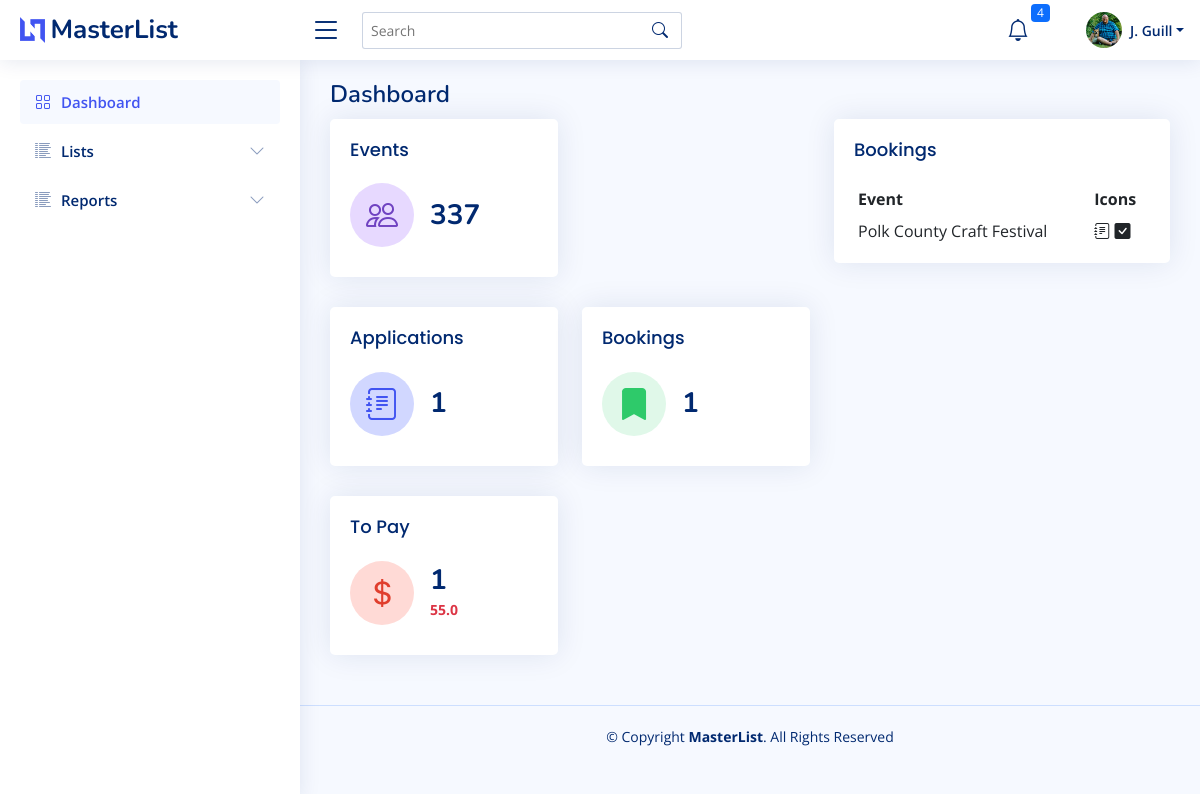
The page /home (signed in) on the database as committed earlier.
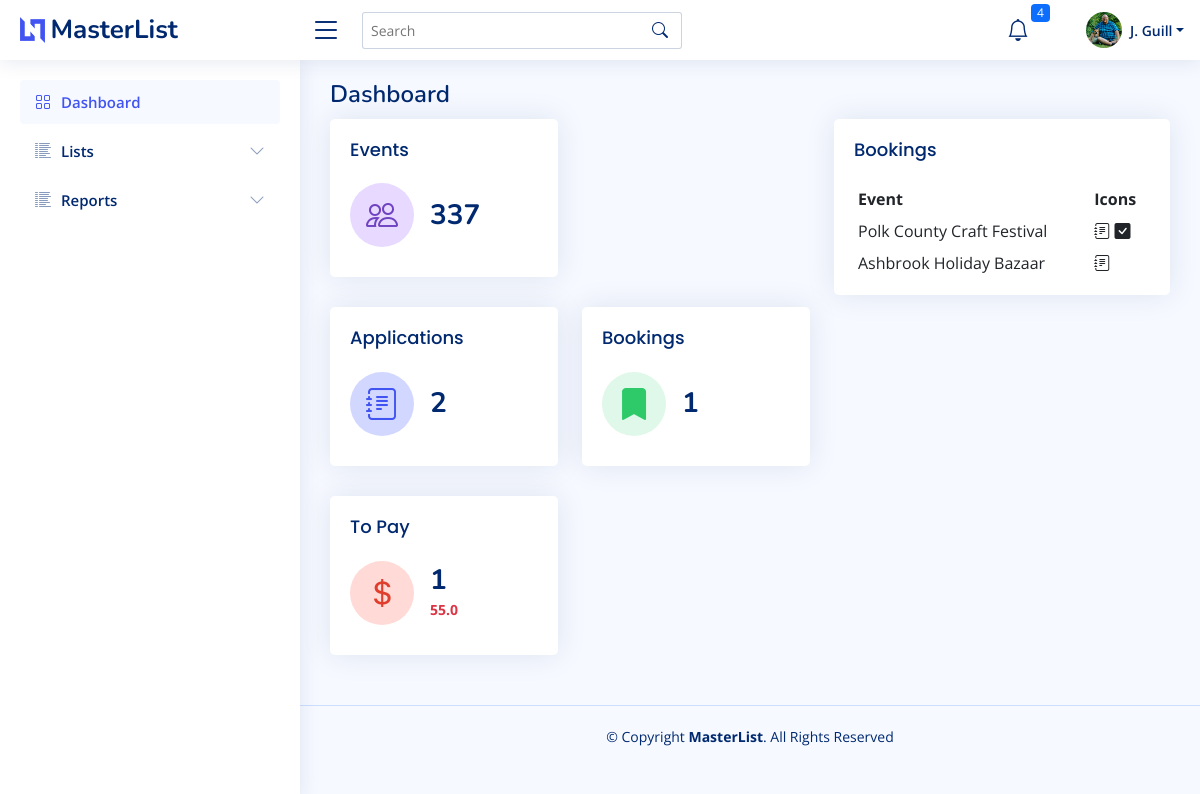
The same page on the database as committed later.
### bazaar/models.py (models this page shows, shortened)
class User(db.Model, UserMixin):
    id = db.Column(db.Integer, primary_key=True)
    firstname = db.Column(db.String(150))
    lastname = db.Column(db.String(150))
    company = db.Column(db.String(150))
    title = db.Column(db.String(50))
    aboutme = db.Column(db.Text)
    address = db.Column(db.String(150))
    city = db.Column(db.String(150))
    state = db.Column(db.String(2))
    postalcode = db.Column(db.String(20))
    phone = db.Column(db.String(20))
    email = db.Column(db.String(150), unique=True)
    dob = db.Column(db.Date)
    avatar_filename = db.Column(db.Text)
    avatar_url = db.Column(db.String(250))
    twitter = db.Column(db.String(255))
    instagram = db.Column(db.String(255))
    facebook = db.Column(db.String(255))
    linkedin = db.Column(db.String(255))
    username = db.Column(db.String(150), unique=True)
    password = db.Column(db.String(150))
    date_created = db.Column(db.DateTime(timezone=True), server_default=func.now())
    def fullname(self):
        return self.firstname + " " + self.lastname

class Booking(db.Model):
    id = db.Column(db.Integer, primary_key=True)
    kd_appopen_new = db.Column(db.Date)
    kd_appopen_return = db.Column(db.Date)
    kd_appdeadline_new = db.Column(db.Date)
    kd_appdeadline_return = db.Column(db.Date)
    cl_appsubmission = db.Column(db.Boolean, default=False)
    cl_appapproved = db.Column(db.Boolean, default=False)
    cl_feepaid = db.Column(db.Boolean, default=False)
    cl_electrequest = db.Column(db.Boolean, default=False)
    cl_sendproductpic = db.Column(db.Boolean, default=False)
    cl_sendlogo = db.Column(db.Boolean, default=False)
    cl_sendbio = db.Column(db.Boolean, default=False)
    info_wifipassword = db.Column(db.String(100))
    info_datestart = db.Column(db.Date)
    info_dateend = db.Column(db.Date)
    info_timestart = db.Column(db.Time)
    info_timeend = db.Column(db.Time)
    info_loadindatetime = db.Column(db.DateTime)
    info_loadoutdatetime = db.Column(db.DateTime)
    info_boothfee = db.Column(db.Float)
    info_whatfeeincludes = db.Column(db.Text)
    info_boothlocation = db.Column(db.String(100))
    cl_wifiavailable = db.Column(db.Boolean, default=False)
    cl_foodavailable = db.Column(db.Boolean, default=False)
    info_foodpurchase = db.Column(db.String(100))
    date_created = db.Column(db.DateTime(timezone=True), server_default=func.now())
    date_updated = db.Column(db.DateTime(timezone=True), onupdate=func.now())
    eventid = db.Column(db.Integer, db.ForeignKey('master_list.id'))
    notes = db.relationship("Notes", backref=backref("booking_notes", uselist=False))
    event = db.relationship("MasterList", backref=backref("booking_event", uselist=False))

class MasterList(db.Model):
    id = db.Column(db.Integer, primary_key=True)
    event_name = db.Column(db.String(150))
    january = db.Column(db.Boolean, default=False)
    february = db.Column(db.Boolean, default=False)
    march = db.Column(db.Boolean, default=False)
    april = db.Column(db.Boolean, default=False)
    may = db.Column(db.Boolean, default=False)
    june = db.Column(db.Boolean, default=False)
    july = db.Column(db.Boolean, default=False)
    august = db.Column(db.Boolean, default=False)
    september = db.Column(db.Boolean, default=False)
    october = db.Column(db.Boolean, default=False)
    november = db.Column(db.Boolean, default=False)
    december = db.Column(db.Boolean, default=False)
    first = db.Column(db.Boolean, default=True)
    second = db.Column(db.Boolean, default=True)
    third = db.Column(db.Boolean, default=True)
    fourth = db.Column(db.Boolean, default=True)
    last = db.Column(db.Boolean, default=True)
    friday = db.Column(db.Boolean, default=False)
    saturday = db.Column(db.Boolean, default=False)
    sunday = db.Column(db.Boolean, default=False)
    monday = db.Column(db.Boolean, default=False)
    tuesday = db.Column(db.Boolean, default=False)
    wednesday = db.Column(db.Boolean, default=False)
    thursday = db.Column(db.Boolean, default=False)
    updated = db.Column(db.Date)
    imagesrc = db.Column(db.Text)
    attendance = db.Column(db.Integer)
    exibitors = db.Column(db.Integer)
    website = db.Column(db.Text)
    dates_text = db.Column(db.Text)
    type_bazaar = db.Column(db.Boolean, default=False)
    type_holiday = db.Column(db.Boolean, default=False)
    type_art = db.Column(db.Boolean, default=False)
    type_festival = db.Column(db.Boolean, default=False)
    type_flea = db.Column(db.Boolean, default=False)
    type_health = db.Column(db.Boolean, default=False)
    type_market = db.Column(db.Boolean, default=False)
    date_created = db.Column(db.DateTime(timezone=True), server_default=func.now())
    date_updated = db.Column(db.DateTime(timezone=True), onupdate=func.now())
    venuefk = db.Column(db.Integer, db.ForeignKey('venue.id'))
    promoterfk = db.Column(db.Integer, db.ForeignKey('promoter.id'))
    venue = db.relationship("Venue", backref=backref("venue", uselist=False))
    promoter = db.relationship("Promoter", backref=backref("promoter", uselist=False))
    notes = db.relationship("Notes", backref=backref("notes", uselist=False))

### bazaar/templates/base/base.py (the view)
@base.route("/")
@base.route("/home")
@login_required
def home():
    countrec = db.session.query(func.count(MasterList.id)).scalar()
    countapps = db.session.query(func.count(Booking.id)).filter(Booking.cl_appsubmission == True).scalar()
    countbookings = db.session.query(func.count(Booking.id)).filter(Booking.cl_appapproved == True).scalar()
    countpay = db.session.query(func.count(Booking.id)).filter(Booking.cl_appapproved == True).filter(
        Booking.cl_feepaid == False).scalar()
    amountpay = db.session.query(func.sum(Booking.info_boothfee)).filter(Booking.cl_appapproved == True).filter(
        Booking.cl_feepaid == False).scalar()
    bookings = db.session.query(Booking).filter(Booking.cl_appsubmission == True).all()
    content = {"user": User, "countrec": countrec, "countapps": countapps,
               "countbookings": countbookings, "amountpay": amountpay,
               "countpay": countpay, "bookings": bookings}
    return render_template("base/dashboard.html", **content)

### bazaar/templates/base/dashboard.html (shortened to what this page needs)
{% extends "base/base.html" %}
{% block page_title %}
    Dashboard
{% endblock page_title %}
{% block main_content %}
    <section class="section dashboard">
        <div class="row">
            <div class="col-lg-7">
                <div class="row">
                    <div class="col-xxl-4 col-lg-6 col-sm-12">
                        <div class="card info-card customers-card">
                            <div class="card-body">
                                <h5 class="card-title">Events</h5>
                                <div class="d-flex align-items-center">
                                    <div class="card-icon rounded-circle d-flex align-items-center justify-content-center">
                                        <i class="bi bi-people"></i>
                                    </div>
                                    <div class="ps-3">
                                        <h6>{{ countrec }}</h6>
                                    </div>
                                </div>
                            </div>
                        </div>
                    </div>
                </div>
                <div class="row">
                    <div class="col-xxl-4 col-lg-6 col-sm-12">
                        <div class="card info-card applications-card">
                            <div class="card-body">
                                <h5 class="card-title">Applications</h5>
                                <div class="d-flex align-items-center">
                                    <div class="card-icon rounded-circle d-flex align-items-center justify-content-center">
                                        <i class="bi bi-journal-text"></i>
                                    </div>
                                    <div class="ps-3">
                                        <h6>{{ countapps }}</h6>
                                    </div>
                                </div>
                            </div>
                        </div>
                    </div>
                    <div class="col-xxl-4 col-lg-6 col-sm-12">
                        <div class="card info-card bookings-card">
                            <div class="card-body">
                                <h5 class="card-title">Bookings</h5>
                                <div class="d-flex align-items-center">
                                    <div class="card-icon rounded-circle d-flex align-items-center justify-content-center">
                                        <i class="bi bi-bookmark-fill"></i>
                                    </div>
                                    <div class="ps-3">
                                        <h6>{{ countbookings }}</h6>
                                    </div>
                                </div>
                            </div>
                        </div>
                    </div>
                    <div class="col-xxl-4 col-lg-6 col-sm-12">
                        <div class="card info-card topay-card">
                            <div class="card-body">
                                <h5 class="card-title">To Pay</h5>
                                <div class="d-flex align-items-center">
                                    <div class="card-icon rounded-circle d-flex align-items-center justify-content-center">
                                        <i class="bi bi-currency-dollar"></i>
                                    </div>
                                    <div class="ps-3">
                                        <h6>{{ countpay }}</h6>
                                        <span class="text-danger small pt-1 fw-bold">{{ amountpay }}</span>
                                    </div>
                                </div>
                            </div>
                        </div>
                    </div>
                </div>
            </div>
            <div class="col-lg-5">
                <div class="card">
                    <div class="card-body pb-0">
                        <h5 class="card-title">Bookings</h5>
                        <table class="table table-borderless table-sm">
                            <thead>
                            <tr>
                                <th>Event</th>
                                <th>Icons</th>
                            </tr>
                            </thead>
                            <tbody>
                            {% for booking in bookings %}
                                <tr style=>
                                    <td>{{ booking.event.event_name }}</td>
                                    <td>
                                        {% if booking.cl_appsubmission %}<i class="bi bi-journal-text"></i>{% endif %}
                                        {% if booking.cl_appapproved %}
                                            <i class="bi bi-check-square-fill"></i>{% endif %}
                                    </td>
                                </tr>
                            {% endfor %}
                            </tbody>
                        </table>
                    </div>
                </div>
            </div>
        </div>
    </section>
{% endblock main_content %}

### bazaar/templates/base/base.html (shortened to what this page needs)
<!DOCTYPE html>
<html lang="en">
<head>
    <link href="https://cdn.jsdelivr.net/npm/bootstrap@5.0.2/dist/css/bootstrap.min.css" rel="stylesheet"
>
    <link href="{{ url_for('static',filename='/vendor/bootstrap-icons/bootstrap-icons.css') }}" rel="stylesheet">
    <link href="{{ url_for('static',filename='/vendor/boxicons/css/boxicons.min.css') }}" rel="stylesheet">
    <link href="{{ url_for('static',filename='css/style.css') }}" rel="stylesheet">
    <link rel="stylesheet" type="text/css" href="https://cdn.datatables.net/1.10.12/css/jquery.dataTables.min.css">
    <link rel="stylesheet" type="text/css" href="https://cdn.datatables.net/1.10.13/css/dataTables.bootstrap.min.css">
</head>
<body>
{% include 'base/header.html' %}
{% include 'base/sidebar.html' %}
<main id="main" class="main">
    <div class="pagetitle">
        <h1>{% block page_title %}Dashboard{% endblock page_title %}</h1>
    </div>
    {% block main_content %}
    {% endblock main_content %}
</main>
<footer id="footer" class="footer">
    <div class="copyright">
        &copy; Copyright <strong><span>MasterList</span></strong>. All Rights Reserved
    </div>
</footer>
</body>
</html>

### bazaar/templates/base/header.html (shortened to what this page needs)
<header id="header" class="header fixed-top d-flex align-items-center">
    <div class="d-flex align-items-center justify-content-between">
        <a href="{{ url_for('base.home') }}" class="logo d-flex align-items-center">
            <img src="{{ url_for('static',filename='img/logo.png') }}" alt="">
            <span class="d-none d-lg-block">MasterList</span>
        </a>
        <i class="bi bi-list toggle-sidebar-btn"></i>
    </div>
    <div class="search-bar">
        <form class="search-form d-flex align-items-center" method="POST" action="#">
            <input type="text" name="query" placeholder="Search" title="Enter search keyword">
            <button type="submit" title="Search"><i class="bi bi-search"></i></button>
        </form>
    </div>
    <nav class="header-nav ms-auto">
        <ul class="d-flex align-items-center">
            <li class="nav-item dropdown">
                <a class="nav-link nav-icon" href="#" data-bs-toggle="dropdown">
                    <i class="bi bi-bell"></i>
                    <span class="badge bg-primary badge-number">4</span>
                </a>
            </li>
            <li class="nav-item dropdown pe-3">
                <a class="nav-link nav-profile d-flex align-items-center pe-0" href="#" data-bs-toggle="dropdown">
                    <img src="{{ url_for('static',filename='img/avatar/'+current_user.avatar_filename) }}" alt="Profile"
                         class="rounded-circle">
                    <span class="d-none d-md-block dropdown-toggle ps-2">{{ current_user.firstname[0].upper() }}. {{ current_user.lastname.title() }}</span>
                </a>
            </li>
        </ul>
    </nav>
</header>

### bazaar/templates/base/sidebar.html (shortened to what this page needs)
<aside id="sidebar" class="sidebar">
    <ul class="sidebar-nav" id="sidebar-nav">
        <li class="nav-item">
            <a class="nav-link " href="{{ url_for('base.home') }}">
                <i class="bi bi-grid"></i>
                <span>Dashboard</span>
            </a>
        </li>
        <li class="nav-item">
            <a class="nav-link collapsed" data-bs-target="#reports-nav" data-bs-toggle="collapse" href="#">
                <i class="bi bi-list-columns-reverse"></i><span>Lists</span><i class="bi bi-chevron-down ms-auto"></i>
            </a>
        </li>
        <li class="nav-item">
            <a class="nav-link collapsed" data-bs-target="#reports-nav" data-bs-toggle="collapse" href="#">
                <i class="bi bi-list-columns-reverse"></i><span>Reports</span><i class="bi bi-chevron-down ms-auto"></i>
            </a>
        </li>
    </ul>
</aside>

Rows that differ between the two databases and show on the page:
added Booking: event.event_name "Ashbrook Holiday Bazaar", cl_appsubmission True (drawn)
Other text that changed with them:
{{ countapps }}: "1" → "2"
